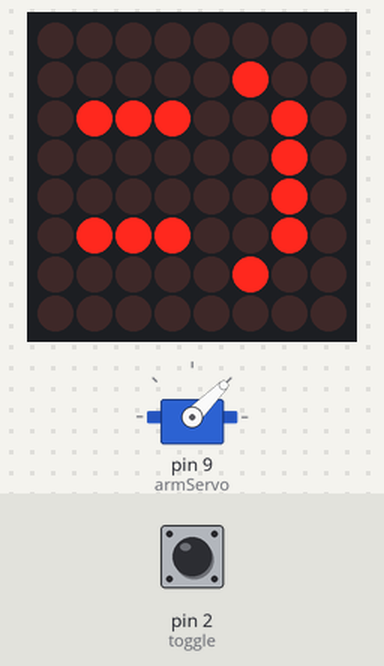
The sketch below on a simulated Arduino Uno, built with avr-gcc and run on an emulated ATmega328P. Shown: servo, 8×8 LED matrix. Inputs (shaded band) come from the test bench; at power-on: pin 2 (toggle) HIGH. What the sketch prints to the serial monitor is not drawn.

Above: at 1.2 s.
1.3 s: pin 2 (toggle) pulsed LOW 2 times (0.12 s each, 0.3 s apart)
At 3.0 s:
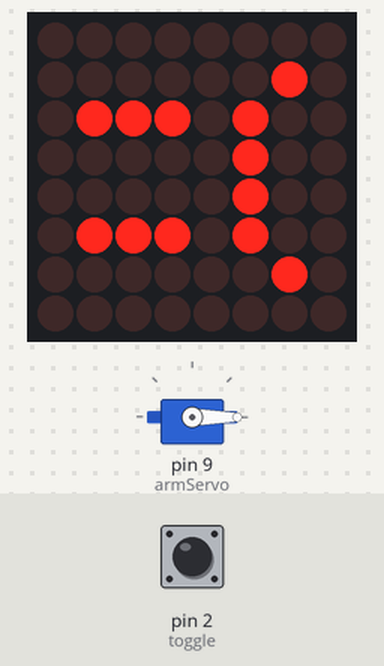
3.4 s: pin 2 (toggle) driven LOW
At 3.7 s:
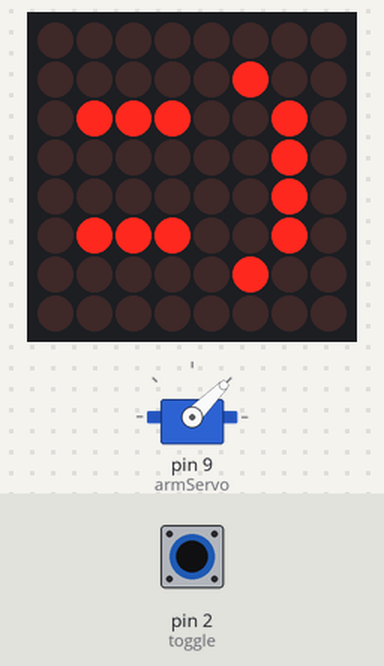
4.9 s: pin 2 (toggle) driven HIGH
At 6.1 s:
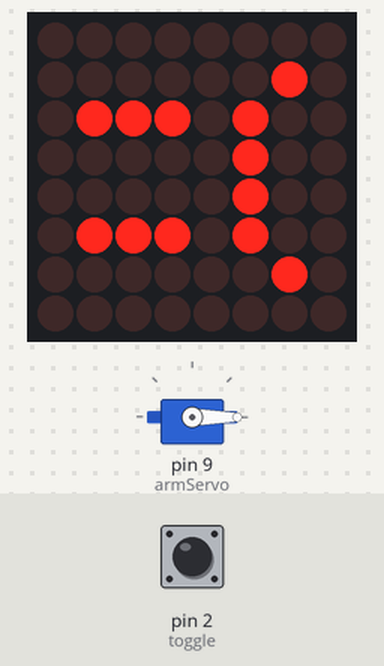
Timing chart, 0 to 7.9 s (numbered marks = the images above; inputs shaded):
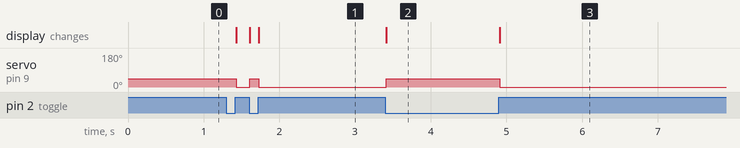

The sketch:

UselessBoxCode.ino
```cpp
#include <Servo.h>
#include <LedControl.h>

Servo armServo;  // create servo object to control a servo

int pos1Arm = 45;    // variable to store the servo position for arm lowered
int pos2Arm = -35;   // variable to store the servo position for arm raised
int toggle = 2 ;  // analog pin used to connect the toggle switch
int switchVal ;

//LED matrix settings

const int DIN_PIN = 10;
const int CS_PIN = 12;
const int CLK_PIN = 11;

const uint64_t SMILE = 0x00204e40404e2000;

const int SMILE_LEN = sizeof(SMILE)/8;

const uint64_t FROWN = 0x00402e20202e4000;

const int FROWN_LEN = sizeof(FROWN)/8;

LedControl display = LedControl(DIN_PIN, CLK_PIN, CS_PIN);


void setup() {

  //set up LED display
  display.clearDisplay(0);
  display.shutdown(0, false);
  display.setIntensity(0, 10);

  armServo.attach(9);  // attaches the servo on pin 9 to the servo object for the arm moving servo
  pinMode(toggle, INPUT_PULLUP); //switch pin in input mode
  Serial.begin(115200); //start serial writer (debugging)
  armServo.write(pos1Arm); //put arm in starting position
  Serial.println("Set up complete");
  attachInterrupt(digitalPinToInterrupt(2), switchChanged, RISING); //attach interrupt to switch
  Serial.println("Interrupt attached.");

  displayImage(SMILE);
}

void loop(){
}

//ISR for when arm pushes switch from ON to OFF, move arm back and change face to smiley
void switchOff(){
  detachInterrupt(digitalPinToInterrupt(2));
  armServo.write(pos1Arm);
  displayImage(SMILE);
  attachInterrupt(digitalPinToInterrupt(2), switchChanged, RISING);
}

//ISR for when user toggles switch, move change face to frown and move arm to toggle switch
void switchChanged(){
  detachInterrupt(digitalPinToInterrupt(2));
  int i = 0;
  displayImage(FROWN);
  attachInterrupt(digitalPinToInterrupt(2), switchOff, FALLING); //attach interrupt to switch
  armServo.write(pos2Arm);
}


//displays image using nested for loop
void displayImage(uint64_t image) {
  for (int i = 0; i < 8; i++) {
    byte row = (image >> i * 8) & 0xFF;
    for (int j = 0; j < 8; j++) {
      display.setLed(0, i, j, bitRead(row, j));
    }
  }
}
```

Measured:
- after the input at 1.3 s, servo on pin 9 (armServo): 45° → 0° after 0.13 s, → 45° 0.18 s later, → 0° 0.12 s later; the display: changes after 0.13 s (image 1)
- after the input at 3.4 s, servo on pin 9 (armServo): 0° → 45° at once; the display: changes at once (image 2)
- after the input at 4.9 s, servo on pin 9 (armServo): 45° → 0° at once; the display: changes at once (image 3)
